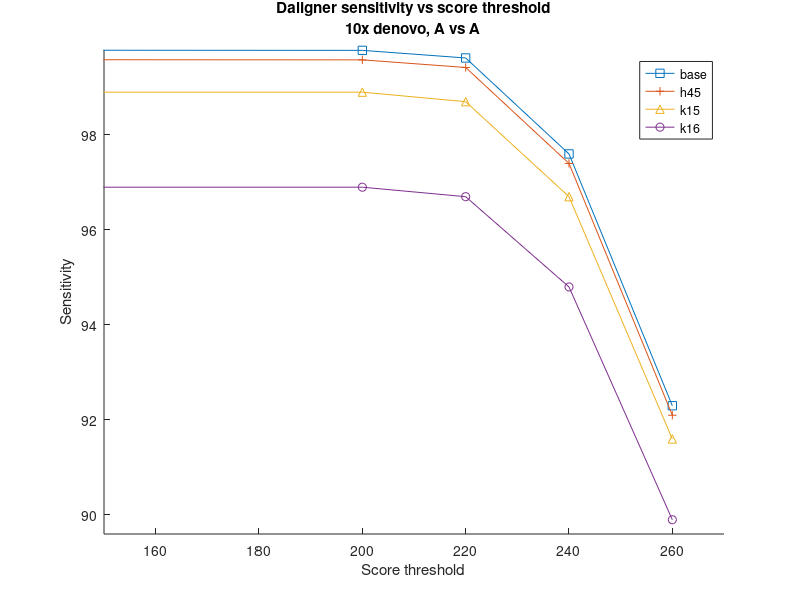
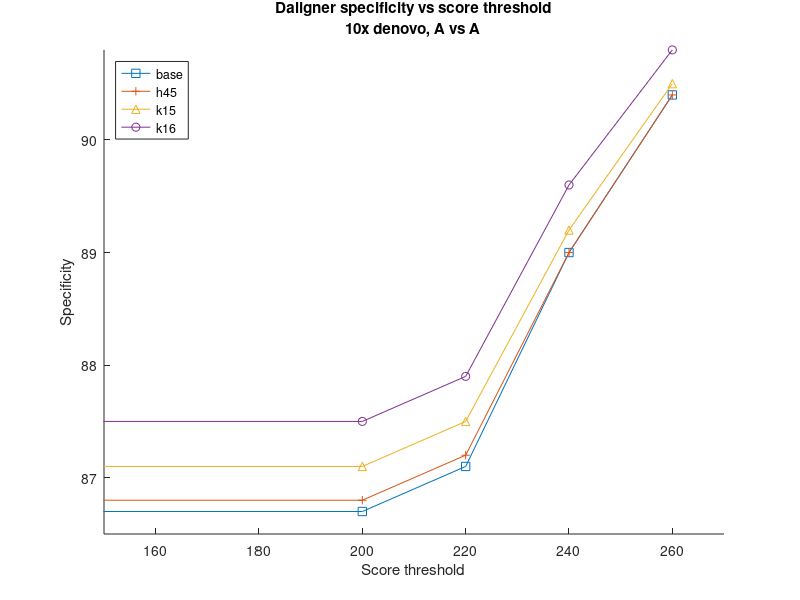

Source code (MATLAB) for these figures, in order:

% convert .fig to .pdf on matlab cmd:
% s='name_figure';f=openfig(strcat(s,'.fig'));print(f,'-dpdf',strcat(s,'.pdf'));

% plot sensitivity vs score thres and number of seeds
% darwin, 20x ref

% x = [0, 200, 400, 600, 800];
% sens = [[100, 99.8, 98.6, 94.7, 88.7],
%      [100, 99.9, 98.6, 94.7, 88.6],
%      [99.98, 99.90, 98.6, 94.6, 88.5],
%      [98.4, 98.3, 97.0, 93.1, 87.0],
%      [94.3, 94.2, 92.9, 89.2, 83.4]];
% spec = [[95.9, 96.3, 97.2, 97.7, 98.1],
%         [96.0, 96.4, 97.2, 97.6, 97.9],
%         [96.5, 96.8, 97.3, 97.6, 97.9],
%         [96.8, 97.0, 97.4, 97.6, 97.8],
%         [96.9, 97.1, 97.4, 97.6, 97.8]];
% rows nXXX: 1400, 800, 400, 200, 150
 
% hold on % retain old plots when plotting new ones
%  plot(x, sens(1,:),'-s','MarkerSize', 5);
%  plot(x, sens(2,:),'-o','MarkerSize', 5);
%  plot(x, sens(3,:),'-x','MarkerSize', 5);
%  plot(x, sens(4,:),'-^','MarkerSize', 5);
%  plot(x, sens(5,:),'-+','MarkerSize', 5);
%  title('Darwin sensitivity vs score threshold, 20x reference-based')
%  xlabel('Score threshold')
%  ylabel('Sensitivity (%)')
%  legend('n1400','n800','n400','n200','n150')
% hold off
% figure;
% hold on
%  plot(x, spec(1,:),'-s','MarkerSize', 5);
%  plot(x, spec(2,:),'-o','MarkerSize', 5);
%  plot(x, spec(3,:),'-x','MarkerSize', 5);
%  plot(x, spec(4,:),'-^','MarkerSize', 5);
%  plot(x, spec(5,:),'-+','MarkerSize', 5);
%  title('Darwin specificity vs score threshold, 20x reference-based')
%  xlabel('Score threshold')
%  ylabel('Specificity (%)')
%  legend({'n1400','n800','n400','n200','n150'},'Location','northwest')
% hold off
%%%%%%%%%%%%%%%%%%%
% plot max sensitivity and runtime vs num_seeds (darwin), 20x ref
% runtime = [62, 47, 37, 32, 30];
% max_sens = [100, 100, 99.98, 98.4, 94.3];
% num_seeds = [1400, 800, 400, 200, 150];
% 
% figure;
%  yyaxis left
%  plot(num_seeds, max_sens,'-s')
%  axis([100 1500 90 100])
%  title('Runtime Darwin vs number of seeds, 20x reference-based')
%  xlabel('Number of seeds')
%  ylabel('Maximum sensitivity')
%  yyaxis right
%  plot(num_seeds, runtime,'-^')
%  ylabel('Runtime (s)')
%  axis([100 1500 25 65])
%  legend({'Maximum sensitivity','Runtime'},'Location','southeast')
%%%%%%%%%%%%%%%%%%%%%%%
% daligner l setting, sens, spec, 20x ref
%  labels = {' l1000',' l900',' l800',' l700',' l600',' l500',' l400',' l300',' l200',' l100'};
%  sens = [89.1, 91.7, 94.0, 95.9, 97.6, 98.8, 99.5, 99.8, 99.97, 100];
%  spec = [97.9, 97.8, 97.6, 97.4, 97.2, 96.9, 96.7, 96.4, 96.0, 95.2];
%  plot(sens,spec,'-o')
%  text(sens,spec,labels,'VerticalAlignment','bottom')
%  xlabel('Sensitivity')
%  ylabel('Specificity')
%  axis([88 101 95 98.5])
%  title({'Sensitivity and specificity of Daligner for different settings','20x reference-based'})
%%%%%%%%%%%%%%%%%%%%%%%
% darwin, 10x, denovo, ref vs ref
% N = 1400, seed_occ = 64, CBT: 1 64 64
% w = [2,3,4,5,6,7,9,13];
% sens = [98.4,99.09,99.34,99.33,99.20,99.05,98.4,95.9];
% runtimes = [94.5, 103.4, 105.6, 105.7, 114.9, 117.2,114.0,104.4];
% hold on;
% yyaxis left
% plot(w,sens,'-s')
% ylabel('Sensitivity')
% title({'Sensitivity and runtime of Darwin','10x denovo A vs A'})
% yyaxis right
% plot(w,runtimes,'-o')
% xlabel('Window size')
% ylabel('Runtime (s)')
%%%%%%%%%%%%%%%%%%%%%%%
% darwin, 10x denovo, ref vs ref
% sens and spec for different N and S
% s = [400, 600, 650, 700, 750];
% sens = [[99.33,99.33,99.16,97.0,93.7],
%         [98.9,98.9,98.7,96.5,93.0],
%         [97.8,97.8,97.6,95.2,91.5]];
% spec = [[78.2,85.0,87.4,89.3,90.0],
%         [78.8,85.4,87.8,89.7,90.4],
%         [80.1,86.2,88.6,90.5,91.1]];
%     
% hold on
% plot(s,sens(1,:),'-s')
% plot(s,sens(2,:),'-+')
% plot(s,sens(3,:),'-^')
% axis([400 755 91 inf])
% line([400 750],[100 100])
% ylabel('Sensitivity')
% xlabel('Score threshold')
% title({'Darwin sensitivity vs score threshold','10x denovo A vs A'})
% legend('n1400','n1100','n800')
% figure; hold on;
% s(1) = 0;
% plot(s,spec(1,:),'-s')
% plot(s,spec(2,:),'-+')
% plot(s,spec(3,:),'-^')
% axis([400 755 78 92])
% line([400 750],[100 100])
% ylabel('Specificity')
% xlabel('Score threshold')
% title({'Darwin specificity vs score threshold','10x denovo A vs A'})
% legend('n1400','n1100','n800')
%%%%%%%%%%%%%%%%%%%%
% daligner, 10x denovo, ref vs ref, 
% but ref vs read have very similar results
s = [0,200,220,240,260];
sens = [[99.79,99.78,99.62,97.6,92.3],
        [99.59,99.58,99.42,97.4,92.1],
        [98.9,98.9,98.7,96.7,91.6],
        [96.9,96.9,96.7,94.8,89.9]];
spec = [[86.7,86.7,87.1,89.0,90.4],
        [86.8,86.8,87.2,89.0,90.4],
        [87.1,87.1,87.5,89.2,90.5],
        [87.5,87.5,87.9,89.6,90.8]];
hold on;
plot(s,sens(1,:),'-s')
plot(s,sens(2,:),'-+')
plot(s,sens(3,:),'-^')
plot(s,sens(4,:),'-o')
axis([150 270 89.6 inf])
line([150 270],[100 100])
ylabel('Sensitivity')
xlabel('Score threshold')
title({'Daligner sensitivity vs score threshold','10x denovo, A vs A'})
legend('base','h45','k15','k16')
figure; hold on;
plot(s,spec(1,:),'-s')
plot(s,spec(2,:),'-+')
plot(s,spec(3,:),'-^')
plot(s,spec(4,:),'-o')
axis([150 270 86.5 inf])
ylabel('Specificity')
xlabel('Score threshold')
title({'Daligner specificity vs score threshold','10x denovo, A vs A'})
legend('base','h45','k15','k16','Location','northwest')
%%%%%%%%%%%%%%%%%











